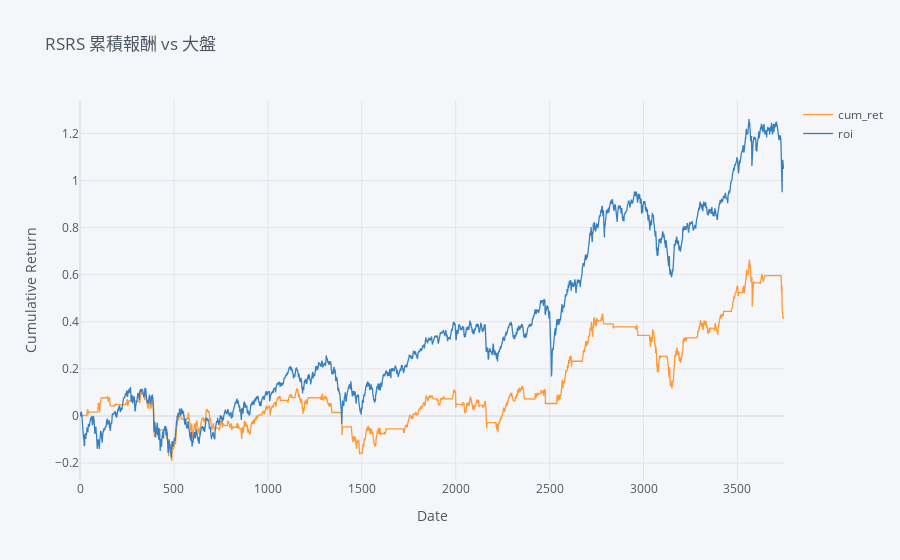

Notebook source saved alongside this figure:
### Markdown cell above
# 右偏

### Code cell
df = twse
df = cal_right_stdbeta(df, n=18)

df['ret'] = df['close_d'].pct_change().fillna(0)
df['strategy_ret'] = df['ret'] * df['position'].shift(1).fillna(0)
df['net_asset_value'] = (1 + df['strategy_ret']).cumprod()

stats = calculate_statistics(df)
result_df = pd.DataFrame([stats]) 

df['cum_ret'] = df['strategy_ret'].cumsum()
df['roi'] = df['roi'].cumsum()  # 大盤累積報酬

cumsum_df = df[["cum_ret", "roi"]]
cumsum_df.iplot(
    title="RSRS 累積報酬 vs 大盤",
    xTitle="Date",
    yTitle="Cumulative Return",
    kind="line",
    asFigure=False
)
result_df

### Figure 1 — Plotly figure (JSON) as saved in the notebook; plotly's stock layout.template omitted (floating-point values rounded to 4 significant figures; data arrays with more than 128 entries replaced by an {"elided": "..."} marker saying what was removed)
{"data": [{"line": {"color": "rgba(255, 153, 51, 1.0)", "dash": "solid", "shape": "linear", "width": 1.3}, "mode": "lines", "name": "cum_ret", "text": "", "type": "scatter", "x": {"elided": "3749 int values"}, "y": {"elided": "3749 float values"}}, {"line": {"color": "rgba(55, 128, 191, 1.0)", "dash": "solid", "shape": "linear", "width": 1.3}, "mode": "lines", "name": "roi", "text": "", "type": "scatter", "x": {"elided": "3749 int values"}, "y": {"elided": "3749 mixed values"}}], "layout": {"legend": {"bgcolor": "#F5F6F9", "font": {"color": "#4D5663"}}, "paper_bgcolor": "#F5F6F9", "plot_bgcolor": "#F5F6F9", "title": {"font": {"color": "#4D5663"}, "text": "RSRS 累積報酬 vs 大盤"}, "xaxis": {"gridcolor": "#E1E5ED", "showgrid": true, "tickfont": {"color": "#4D5663"}, "title": {"font": {"color": "#4D5663"}, "text": "Date"}, "zerolinecolor": "#E1E5ED"}, "yaxis": {"gridcolor": "#E1E5ED", "showgrid": true, "tickfont": {"color": "#4D5663"}, "title": {"font": {"color": "#4D5663"}, "text": "Cumulative Return"}, "zerolinecolor": "#E1E5ED"}}}
